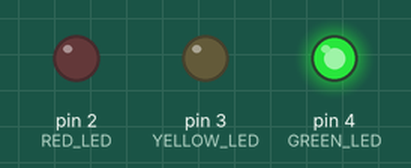
Simulated run of this sketch. Board: Arduino Uno, built with avr-gcc and run on an emulated ATmega328P. On the bench: output pins drawn as LEDs (lit = HIGH).

Above: at 2.5 s.
At 6.0 s:
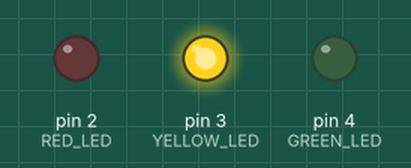
At 9.0 s:
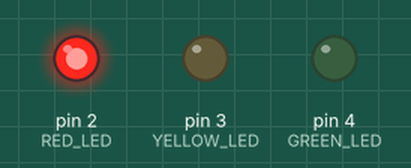
Timing chart, 0 to 14.3 s (numbered marks = the images above):
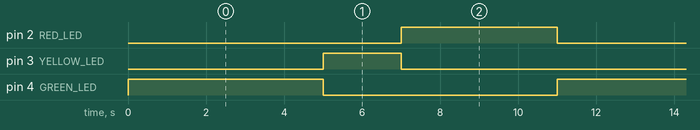

The sketch:

simple_semaphore.ino
```cpp
// Define the pin numbers for the LEDs
#define GREEN_LED   4
#define YELLOW_LED  3
#define RED_LED     2

void setup() {
  // Set the LED pins as outputs
  pinMode(GREEN_LED, OUTPUT);
  pinMode(YELLOW_LED, OUTPUT);
  pinMode(RED_LED, OUTPUT);
}

void loop() {
  // Turn on the green LED and wait for 5 seconds
  digitalWrite(GREEN_LED, HIGH);
  delay(5000);

  // Turn off the green LED and turn on the yellow LED
  // wait for 2 seconds
  digitalWrite(GREEN_LED, LOW);
  digitalWrite(YELLOW_LED, HIGH);
  delay(2000);

  //Turn off thr yellow LED and turn on the red LED
  // wait for 4 seconds
  digitalWrite(YELLOW_LED, LOW);
  digitalWrite(RED_LED, HIGH);
  delay(4000);

  //Turn off the red LED and start the sequence over again
  digitalWrite(RED_LED, LOW);
}
```

Measured:
- by itself, pin 2 (RED_LED): alternates HIGH for 4.0 s and LOW for 7.0 s
- by itself, pin 3 (YELLOW_LED): alternates HIGH for 2.0 s and LOW for 9.0 s
- by itself, pin 4 (GREEN_LED): alternates HIGH for 5.0 s and LOW for 6.0 s
